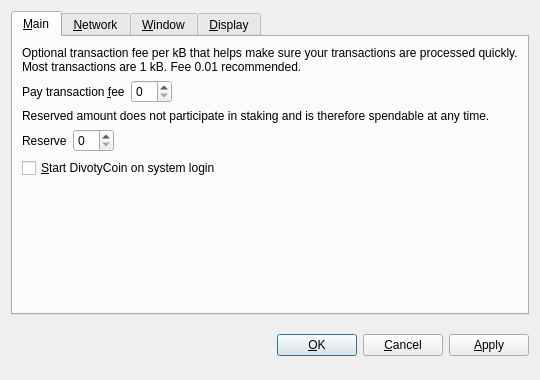
<?xml version="1.0" encoding="UTF-8"?>
<ui version="4.0">
 <class>OptionsDialog</class>
 <widget class="QDialog" name="OptionsDialog">
  <property name="geometry">
   <rect>
    <x>0</x>
    <y>0</y>
    <width>540</width>
    <height>380</height>
   </rect>
  </property>
  <property name="windowTitle">
   <string>Options</string>
  </property>
  <property name="modal">
   <bool>true</bool>
  </property>
  <layout class="QVBoxLayout" name="verticalLayout">
   <item>
    <widget class="QTabWidget" name="tabWidget">
     <property name="tabPosition">
      <enum>QTabWidget::North</enum>
     </property>
     <property name="currentIndex">
      <number>0</number>
     </property>
     <widget class="QWidget" name="tabMain">
      <attribute name="title">
       <string>&amp;Main</string>
      </attribute>
      <layout class="QVBoxLayout" name="verticalLayout_Main">
       <item>
        <widget class="QLabel" name="transactionFeeInfoLabel">
         <property name="text">
          <string>Optional transaction fee per kB that helps make sure your transactions are processed quickly. Most transactions are 1 kB. Fee 0.01 recommended.</string>
         </property>
         <property name="textFormat">
          <enum>Qt::PlainText</enum>
         </property>
         <property name="wordWrap">
          <bool>true</bool>
         </property>
        </widget>
       </item>
       <item>
        <layout class="QHBoxLayout" name="horizontalLayoutFee">
         <item>
          <widget class="QLabel" name="transactionFeeLabel">
           <property name="text">
            <string>Pay transaction &amp;fee</string>
           </property>
           <property name="textFormat">
            <enum>Qt::PlainText</enum>
           </property>
           <property name="buddy">
            <cstring>transactionFee</cstring>
           </property>
          </widget>
         </item>
         <item>
          <widget class="BitcoinAmountField" name="transactionFee"/>
         </item>
         <item>
          <spacer name="horizontalSpacerFee">
           <property name="orientation">
            <enum>Qt::Horizontal</enum>
           </property>
           <property name="sizeHint" stdset="0">
            <size>
             <width>40</width>
             <height>20</height>
            </size>
           </property>
          </spacer>
         </item>
        </layout>
       </item>
       <item>
        <widget class="QLabel" name="reserveBalanceInfoLabel">
         <property name="text">
          <string>Reserved amount does not participate in staking and is therefore spendable at any time.</string>
         </property>
         <property name="textFormat">
          <enum>Qt::PlainText</enum>
         </property>
         <property name="wordWrap">
          <bool>true</bool>
         </property>
        </widget>
       </item>
       <item>
        <layout class="QHBoxLayout" name="horizontalLayoutReserveBalance">
         <item>
          <widget class="QLabel" name="reserveBalanceLabel">
           <property name="text">
            <string>Reserve</string>
           </property>
           <property name="textFormat">
            <enum>Qt::PlainText</enum>
           </property>
           <property name="buddy">
            <cstring>reserveBalance</cstring>
           </property>
          </widget>
         </item>
         <item>
          <widget class="BitcoinAmountField" name="reserveBalance"/>
         </item>
         <item>
          <spacer name="horizontalSpacerReserveBalance">
           <property name="orientation">
            <enum>Qt::Horizontal</enum>
           </property>
           <property name="sizeHint" stdset="0">
            <size>
             <width>40</width>
             <height>20</height>
            </size>
           </property>
          </spacer>
         </item>
        </layout>
       </item>
       <item>
        <widget class="QCheckBox" name="bitcoinAtStartup">
         <property name="toolTip">
          <string>Automatically start DivotyCoin after logging in to the system.</string>
         </property>
         <property name="text">
          <string>&amp;Start DivotyCoin on system login</string>
         </property>
        </widget>
       </item>
       <item>
        <spacer name="verticalSpacer_Main">
         <property name="orientation">
          <enum>Qt::Vertical</enum>
         </property>
         <property name="sizeHint" stdset="0">
          <size>
           <width>20</width>
           <height>40</height>
          </size>
         </property>
        </spacer>
       </item>
      </layout>
     </widget>
     <widget class="QWidget" name="tabNetwork">
      <attribute name="title">
       <string>&amp;Network</string>
      </attribute>
      <layout class="QVBoxLayout" name="verticalLayout_Network">
       <item>
        <widget class="QCheckBox" name="mapPortUpnp">
         <property name="toolTip">
          <string>Automatically open the DivotyCoin client port on the router. This only works when your router supports UPnP and it is enabled.</string>
         </property>
         <property name="text">
          <string>Map port using &amp;UPnP</string>
         </property>
        </widget>
       </item>
       <item>
        <widget class="QCheckBox" name="connectSocks">
         <property name="toolTip">
          <string>Connect to the DivotyCoin network through a SOCKS proxy (e.g. when connecting through Tor).</string>
         </property>
         <property name="text">
          <string>&amp;Connect through SOCKS proxy:</string>
         </property>
        </widget>
       </item>
       <item>
        <layout class="QHBoxLayout" name="horizontalLayout_Network">
         <item>
          <widget class="QLabel" name="proxyIpLabel">
           <property name="text">
            <string>Proxy &amp;IP:</string>
           </property>
           <property name="textFormat">
            <enum>Qt::PlainText</enum>
           </property>
           <property name="buddy">
            <cstring>proxyIp</cstring>
           </property>
          </widget>
         </item>
         <item>
          <widget class="QValidatedLineEdit" name="proxyIp">
           <property name="maximumSize">
            <size>
             <width>140</width>
             <height>16777215</height>
            </size>
           </property>
           <property name="toolTip">
            <string>IP address of the proxy (e.g. 127.0.0.1)</string>
           </property>
          </widget>
         </item>
         <item>
          <widget class="QLabel" name="proxyPortLabel">
           <property name="text">
            <string>&amp;Port:</string>
           </property>
           <property name="textFormat">
            <enum>Qt::PlainText</enum>
           </property>
           <property name="buddy">
            <cstring>proxyPort</cstring>
           </property>
          </widget>
         </item>
         <item>
          <widget class="QLineEdit" name="proxyPort">
           <property name="maximumSize">
            <size>
             <width>55</width>
             <height>16777215</height>
            </size>
           </property>
           <property name="toolTip">
            <string>Port of the proxy (e.g. 9050)</string>
           </property>
          </widget>
         </item>
         <item>
          <widget class="QLabel" name="socksVersionLabel">
           <property name="text">
            <string>SOCKS &amp;Version:</string>
           </property>
           <property name="textFormat">
            <enum>Qt::PlainText</enum>
           </property>
           <property name="buddy">
            <cstring>socksVersion</cstring>
           </property>
          </widget>
         </item>
         <item>
          <widget class="QValueComboBox" name="socksVersion">
           <property name="toolTip">
            <string>SOCKS version of the proxy (e.g. 5)</string>
           </property>
          </widget>
         </item>
         <item>
          <spacer name="horizontalSpacer_Network">
           <property name="orientation">
            <enum>Qt::Horizontal</enum>
           </property>
           <property name="sizeHint" stdset="0">
            <size>
             <width>40</width>
             <height>20</height>
            </size>
           </property>
          </spacer>
         </item>
        </layout>
       </item>
       <item>
        <spacer name="verticalSpacer_Network">
         <property name="orientation">
          <enum>Qt::Vertical</enum>
         </property>
         <property name="sizeHint" stdset="0">
          <size>
           <width>20</width>
           <height>40</height>
          </size>
         </property>
        </spacer>
       </item>
      </layout>
     </widget>
     <widget class="QWidget" name="tabWindow">
      <attribute name="title">
       <string>&amp;Window</string>
      </attribute>
      <layout class="QVBoxLayout" name="verticalLayout_Window">
       <item>
        <widget class="QCheckBox" name="minimizeToTray">
         <property name="toolTip">
          <string>Show only a tray icon after minimizing the window.</string>
         </property>
         <property name="text">
          <string>&amp;Minimize to the tray instead of the taskbar</string>
         </property>
        </widget>
       </item>
       <item>
        <widget class="QCheckBox" name="minimizeOnClose">
         <property name="toolTip">
          <string>Minimize instead of exit the application when the window is closed. When this option is enabled, the application will be closed only after selecting Quit in the menu.</string>
         </property>
         <property name="text">
          <string>M&amp;inimize on close</string>
         </property>
        </widget>
       </item>
       <item>
        <spacer name="verticalSpacer_Window">
         <property name="orientation">
          <enum>Qt::Vertical</enum>
         </property>
         <property name="sizeHint" stdset="0">
          <size>
           <width>20</width>
           <height>40</height>
          </size>
         </property>
        </spacer>
       </item>
      </layout>
     </widget>
     <widget class="QWidget" name="tabDisplay">
      <attribute name="title">
       <string>&amp;Display</string>
      </attribute>
      <layout class="QVBoxLayout" name="verticalLayout_Display">
       <item>
        <layout class="QHBoxLayout" name="horizontalLayout_1_Display">
         <item>
          <widget class="QLabel" name="langLabel">
           <property name="text">
            <string>User Interface &amp;language:</string>
           </property>
           <property name="textFormat">
            <enum>Qt::PlainText</enum>
           </property>
           <property name="buddy">
            <cstring>lang</cstring>
           </property>
          </widget>
         </item>
         <item>
          <widget class="QValueComboBox" name="lang">
           <property name="toolTip">
            <string>The user interface language can be set here. This setting will take effect after restarting DivotyCoin.</string>
           </property>
          </widget>
         </item>
        </layout>
       </item>
       <item>
        <layout class="QHBoxLayout" name="horizontalLayout_2_Display">
         <item>
          <widget class="QLabel" name="unitLabel">
           <property name="text">
            <string>&amp;Unit to show amounts in:</string>
           </property>
           <property name="textFormat">
            <enum>Qt::PlainText</enum>
           </property>
           <property name="buddy">
            <cstring>unit</cstring>
           </property>
          </widget>
         </item>
         <item>
          <widget class="QValueComboBox" name="unit">
           <property name="toolTip">
            <string>Choose the default subdivision unit to show in the interface and when sending coins.</string>
           </property>
          </widget>
         </item>
        </layout>
       </item>
       <item>
        <widget class="QCheckBox" name="displayAddresses">
         <property name="toolTip">
          <string>Whether to show DivotyCoin addresses in the transaction list or not.</string>
         </property>
         <property name="text">
          <string>&amp;Display addresses in transaction list</string>
         </property>
        </widget>
       </item>
       <item>
        <widget class="QCheckBox" name="coinControlFeatures">
         <property name="toolTip">
          <string>Whether to show coin control features or not.</string>
         </property>
         <property name="text">
          <string>Display coin &amp;control features (experts only!)</string>
         </property>
        </widget>
       </item>
       <item>
        <spacer name="verticalSpacer_Display">
         <property name="orientation">
          <enum>Qt::Vertical</enum>
         </property>
         <property name="sizeHint" stdset="0">
          <size>
           <width>20</width>
           <height>40</height>
          </size>
         </property>
        </spacer>
       </item>
      </layout>
     </widget>
    </widget>
   </item>
   <item>
    <layout class="QHBoxLayout" name="horizontalLayout_Buttons">
     <item>
      <spacer name="horizontalSpacer_1">
       <property name="orientation">
        <enum>Qt::Horizontal</enum>
       </property>
       <property name="sizeHint" stdset="0">
        <size>
         <width>40</width>
         <height>48</height>
        </size>
       </property>
      </spacer>
     </item>
     <item>
      <widget class="QLabel" name="statusLabel">
       <property name="font">
        <font>
         <weight>75</weight>
         <bold>true</bold>
        </font>
       </property>
       <property name="text">
        <string/>
       </property>
       <property name="textFormat">
        <enum>Qt::PlainText</enum>
       </property>
       <property name="wordWrap">
        <bool>true</bool>
       </property>
      </widget>
     </item>
     <item>
      <spacer name="horizontalSpacer_2">
       <property name="orientation">
        <enum>Qt::Horizontal</enum>
       </property>
       <property name="sizeHint" stdset="0">
        <size>
         <width>40</width>
         <height>48</height>
        </size>
       </property>
      </spacer>
     </item>
     <item>
      <widget class="QPushButton" name="okButton">
       <property name="text">
        <string>&amp;OK</string>
       </property>
      </widget>
     </item>
     <item>
      <widget class="QPushButton" name="cancelButton">
       <property name="text">
        <string>&amp;Cancel</string>
       </property>
       <property name="autoDefault">
        <bool>false</bool>
       </property>
      </widget>
     </item>
     <item>
      <widget class="QPushButton" name="applyButton">
       <property name="text">
        <string>&amp;Apply</string>
       </property>
       <property name="autoDefault">
        <bool>false</bool>
       </property>
      </widget>
     </item>
    </layout>
   </item>
  </layout>
 </widget>
 <customwidgets>
  <customwidget>
   <class>BitcoinAmountField</class>
   <extends>QSpinBox</extends>
   <header>bitcoinamountfield.h</header>
  </customwidget>
  <customwidget>
   <class>QValueComboBox</class>
   <extends>QComboBox</extends>
   <header>qvaluecombobox.h</header>
  </customwidget>
  <customwidget>
   <class>QValidatedLineEdit</class>
   <extends>QLineEdit</extends>
   <header>qvalidatedlineedit.h</header>
  </customwidget>
 </customwidgets>
 <resources/>
 <connections/>
</ui>
